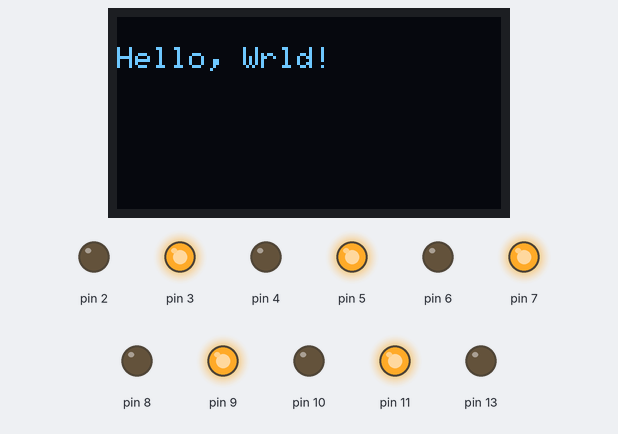
The sketch below on a simulated Arduino Uno, built with avr-gcc and run on an emulated ATmega328P. On the bench: 128×64 one-colour display, output pins drawn as LEDs (lit = HIGH).

Above: at 2.1 s.
At 6.39 s:
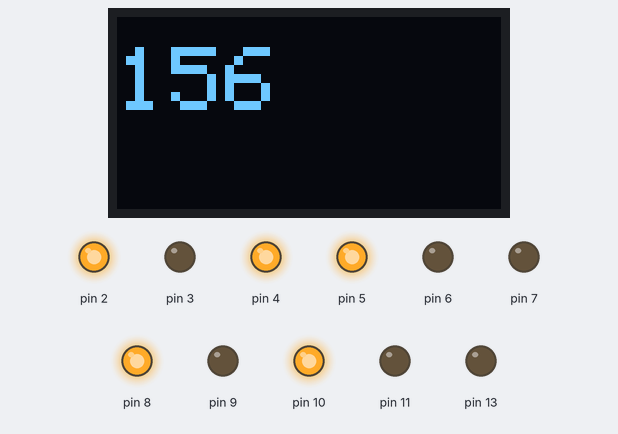
At 10.9 s:
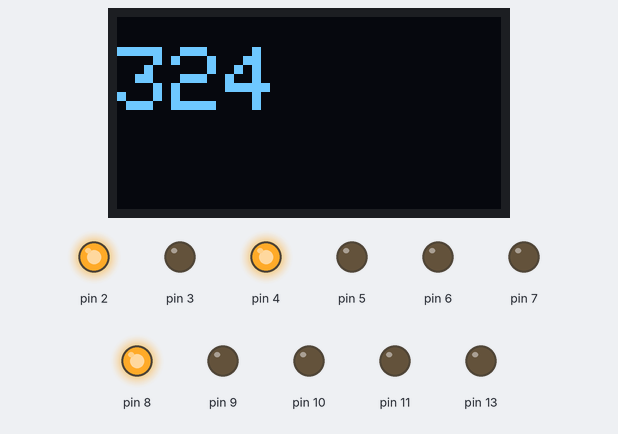
At 15.42 s:
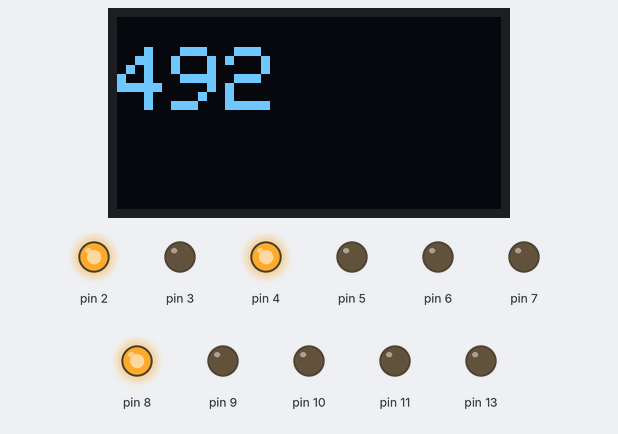
At 20.91 s:
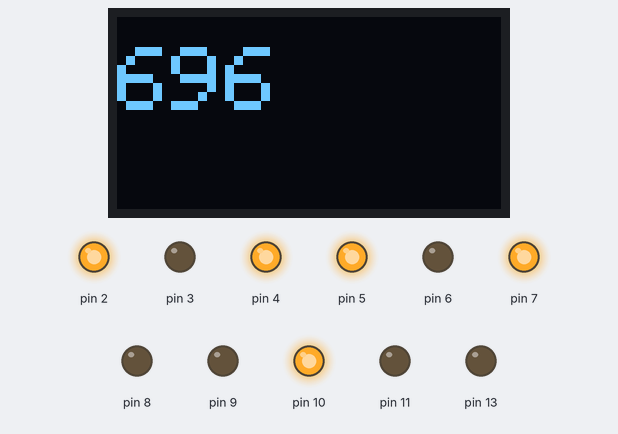
At 39.69 s:
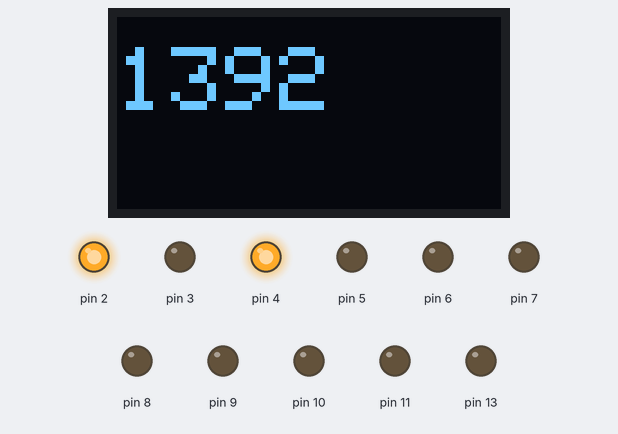
Timing chart, 0 to 40.0 s (numbered marks = the images above):
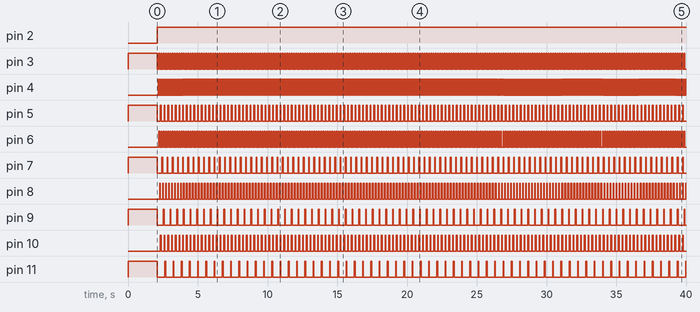

Measured:
- by itself, pin 2: LOW → HIGH at 2.1 s
- by itself, pin 3, pin 6: alternates HIGH for 0.05 s and LOW for 0.11 s
- by itself, pin 4: alternates HIGH for 0.05 s and LOW for 0.05 s
- by itself, pin 5, pin 10: alternates HIGH for 0.05 s and LOW for 0.22 s
- by itself, pin 7: alternates HIGH for 0.05 s and LOW for 0.32 s
- by itself, pin 8: alternates HIGH for 0.05 s and LOW for 0.16 s
- by itself, pin 9: alternates HIGH for 0.05 s and LOW for 0.43 s
- by itself, pin 11: alternates HIGH for 0.05 s and LOW for 0.54 s

The sketch:

display_counter.ino
```cpp
#include <Wire.h>
#include <Adafruit_GFX.h>
#include <Adafruit_SSD1306.h>

#define SCREEN_WIDTH 128 // OLED display width, in pixels
#define SCREEN_HEIGHT 64 // OLED display height, in pixels

// Declaration for an SSD1306 display connected to I2C (SDA, SCL pins)
Adafruit_SSD1306 display(SCREEN_WIDTH, SCREEN_HEIGHT, &Wire, -1);

int count = 0;

void setup() {
  Serial.begin(115200);
  pinMode(13, OUTPUT);
  digitalWrite(13, LOW);
  for (int i = 2; i <= 11; i++) {
    pinMode(i, OUTPUT);
    digitalWrite(i, i % 2 == 0 ? LOW : HIGH);
  }
  if(!display.begin(SSD1306_SWITCHCAPVCC, 0x3C)) { // Address 0x3D for 128x64
    Serial.println(F("SSD1306 allocation failed"));
    for(;;);
  }
  delay(2000);
  display.clearDisplay();

  display.setTextSize(1);
  display.setTextColor(WHITE);
  display.setCursor(0, 10);
  // Display static text
  display.println("Hello, Wrld!");
  display.display();
}

void loop() {
  count++;
  display.clearDisplay();
  display.setTextSize(3);
  display.setTextColor(WHITE);
  display.setCursor(0, 10);
  display.println(count);
  display.display();
  if (count % 2 == 0) {
    for (int i = 2; i <= 11; i++) {
      digitalWrite(i, count % i == 0 ? HIGH : LOW);
    }
  }
}
```
